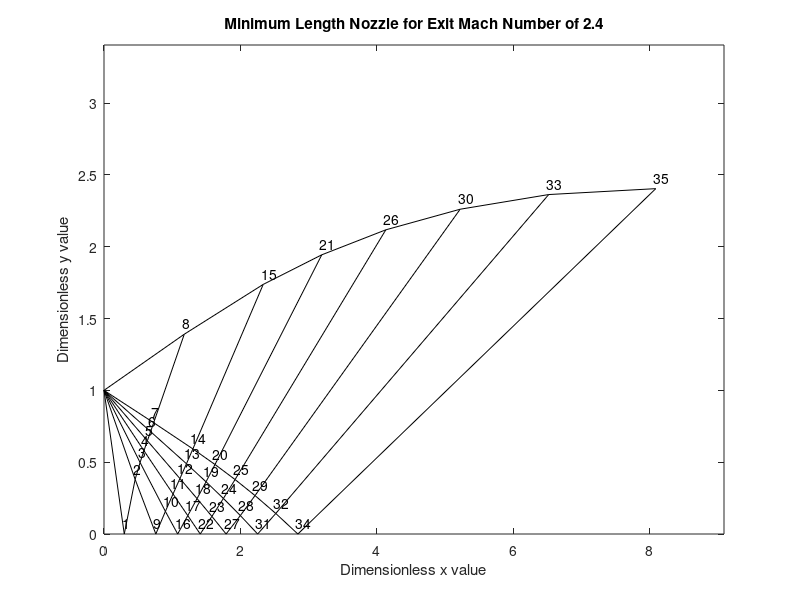

Write MATLAB code to recreate this figure. (Note: this script raises an error after producing the figure.)
clear;
clc;
close all

%%Declare Known Values
Mach_exit = 2.4;
P1= 1;
T1 = 298.15;
gamma = 1.4;

%Find nu at the Exit Mach number and the corresponding maximum theta value
nu_M = sqrt((gamma+1)/(gamma-1))*atand(sqrt((gamma-1)/(gamma+1)*(Mach_exit^2-1)))-atand(sqrt(Mach_exit^2-1));
theta_w_max = nu_M/2;

%Declare amount of characteristic lines and corresponding nodes
lines = 7;
nodes = .5*lines*(3+lines);

%Declare initial theta and delta_theta
theta_0 = .375;
delta_theta = 3;

%Find the values for each lines' first collision
for i = 1:lines
    theta(i) = theta_0 + (i-1)*delta_theta;
    nu(i) = theta(i);
    K_minus(i) = theta(i) + nu(i);
    K_plus(i) = theta(i) - nu(i);
end

%Assign crossover of values
next = lines+1;
theta(next) = theta(lines);
nu(next) = nu(lines);
K_minus(next) = K_minus(lines);
K_plus(next) = K_plus(lines);


%%For loop to find the values for the rest of the nodes

%Offset for matrix indices
start = 2;
ending = lines + 2;

for k=1:lines-1
    j=start;
    h=ending;
    
    %Assign values at the wall
    theta(h)=0;
    K_minus(h)=K_minus(j);
    nu(h)=K_minus(j)-theta(h);
    K_plus(h)=theta(h)-nu(h);

    %Calculate necessary values at each node where characteristic line
    %crosses other characteristic lines
    j=j+1;
    for i=h+1:lines-start+ending
        K_minus(i)=K_minus(j);
        K_plus(i)=K_plus(i-1);
        theta(i)=0.5*(K_plus(i)+K_minus(i));
        nu(i)=0.5*(K_minus(i)-K_plus(i));
        j=j+1;
    end
    if i==lines-start+ending
        h=i+1;
    else
        h=h+1;
    end
    
    %Assign values for characteristic line at top wall
    theta(h)=theta(h-1);
    nu(h)=nu(h-1);
    K_minus(h)=K_minus(h-1);
    K_plus(h)=K_plus(h-1);

    %Assign offset for next characteristic line
    start=start+1;
    ending=h+1;
end

%Determine Mach Number and mu value at each node based on reverse
%engineering Prandtl-Meyer equation
for i = 1:nodes
testM = 0;
testnu = -999;
while (abs(testnu-nu(i))) > 0.01
testnu= sqrt((gamma+1)/(gamma-1))*atand(sqrt((gamma-1)/(gamma+1)*(testM^2-1)))-atand(sqrt(testM^2-1));
testM = testM + .0001;
end
M(i) = testM;
mu(i) = asind(1/M(i));
end

%Now that all values at each node have been found, we can plot the figure

%Find x and y values for node 1
x(1) = -1/tand(theta(1)-mu(1));
y(1) = 0;

%Find x and y-values for first characteristic line
for i = 2:lines
    x(i)=(1-y(i-1)+x(i-1)*tand(0.5*(mu(i-1)+theta(i-1)+mu(i)+theta(i))))/(tand(0.5*(mu(i-1)+theta(i-1)+mu(i)+theta(i)))-tand(theta(i)-mu(i)));
    y(i)=tand(theta(i)-mu(i))*x(i)+1;
end

%Find the first wall point
x(lines+1)=(y(lines)-1-x(lines)*tand((theta(lines)+theta(lines+1)+mu(lines)+mu(lines+1))*0.5))/(tand(0.5*(theta_w_max+theta(lines+1)))-tand((theta(lines)...
    +theta(lines+1)+mu(lines)+mu(lines+1))*0.5));
y(lines+1)=1+x(lines+1)*tand(0.5*(theta_w_max+theta(lines+1)));

i = 8;
k = lines;
%find x and y values for the rest of the nodes
for f = 2:lines
    for j = 1:k
        offset = j + i;
        %Centerline point
        if j == 1
            x(offset)=x(offset-k)-y(offset-k)/(tand(0.5*(theta(offset-k)+theta(offset)-mu(offset-k)-mu(offset))));
            y(offset)=0;
        %Wall Point
        else if j == k
        x(offset)=(x(offset-k)*tand(0.5*(theta(offset-k)+theta(offset)))-y(offset-k)+y(offset-1)-x(offset-1)*tand((theta(offset-1)+theta(offset)+mu(offset-1)+mu(offset))*0.5))/(tand(0.5*(theta(offset-k)...
            +theta(offset)))-tand((theta(offset-1)+theta(offset)+mu(offset-1)+mu(offset))*0.5));
        y(offset)=y(offset-k)+(x(offset)-x(offset-k))*tand(0.5*(theta(offset-k)+theta(offset))); 
        %Points in between
        else
            slope_last = tand(0.5*(theta(offset)+theta(offset-1)+mu(offset)+mu(offset-1)));
            slope_across = tand(0.5*(theta(offset)+theta(offset-k)-mu(offset)-mu(offset-k)));
            x(offset)=(y(offset-k)-y(offset-1)+slope_last*x(offset-1)-slope_across*x(offset-k))/(slope_last-slope_across);
            y(offset)=y(offset-1)+(x(offset)-x(offset-1))*slope_last;
        end
        end
    end
    i = offset;
    k = k-1;     
end

m = lines + 1;
offset = m-1;
%Plot the figure, beginning with the wall
for i = 1:lines
    if i == 1
        plot([0 x(m)], [1, y(m)], 'color', 'black')
        hold on
    else
        plot([x(m-offset-1),x(m)], [y(m-offset-1),y(m)], 'color', 'black')
        hold on
    end
    m = m + offset;
    offset = offset - 1;
end

%Plot the initial lines from the inlet edge to the centerline for each
%characteristic line
for i = 1:lines
    value = i;
    subtraction = 0;
    curr = value;
    while value > 0
        if value == i
        plot([0,x(value)], [1,y(value)], 'color', 'black')
        hold on    
        else
        plot([x(last), x(curr)], [y(last), y(curr)], 'color', 'black')    
        end
        last = curr;
        curr = last + (lines - subtraction);
        value = value-1;
        subtraction = subtraction + 1;
    end
end
first = 1;
%Plot the rebounded lines throught each node
for i = 1:lines
    value = lines - i;
    for j = first:(first + value)
        plot([x(j), x(j+1)], [y(j), y(j+1)], 'color', 'black')
    end
    first = first + value + 2;
end


%Plot characteristics
xlim([0, x(nodes) + 1])
ylim([0, y(nodes) + 1])
xlabel("Dimensionless x value")
ylabel("Dimensionless y value")
title("Minimum Length Nozzle for Exit Mach Number of 2.4")

%Label each node
for i = 1:nodes
    txt = [num2str(i)];
    text(x(i)-0.03, y(i)+ 0.075, txt);
end

%Create node matrix for table labels
for i = 1:nodes
node(i) = i;
end

%Transpose all matrices to be read in table
node = transpose(node);
M = transpose(M);
K_minus = transpose(K_minus);
K_plus = transpose(K_plus);
theta = transpose(theta);
nu = transpose(nu);
mu = transpose(mu);

%Create and display table
table = table(node, K_minus, K_plus, theta, nu, M, mu);
display(table)

